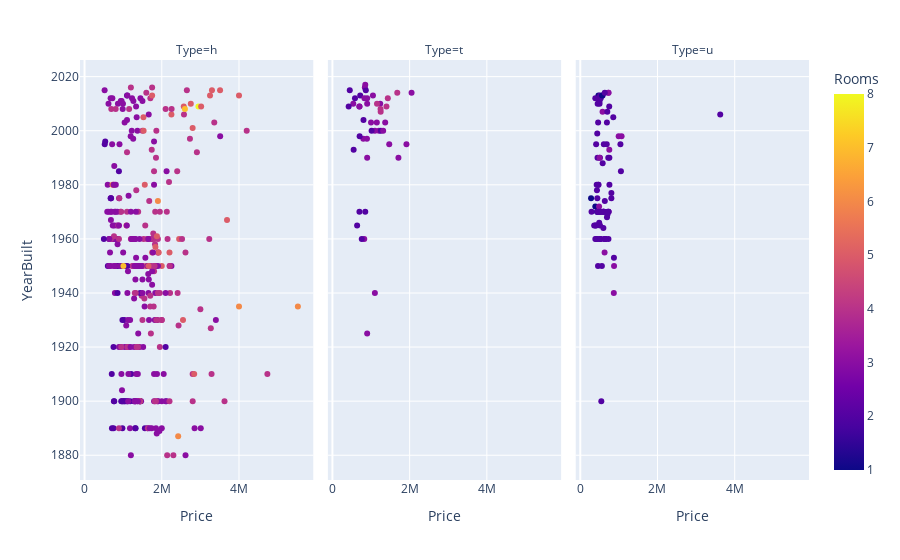

The code cell stored with this chart in its notebook:
### Code cell
fig = px.scatter(melb, x="Price", y="YearBuilt", color="Rooms", facet_col="Type", )
fig.show()

### Figure 1 — Plotly figure (JSON) as saved in the notebook; plotly's stock layout.template omitted (floating-point values rounded to 4 significant figures; data arrays with more than 128 entries replaced by an {"elided": "..."} marker saying what was removed)
{"data": [{"hovertemplate": "Type=h<br>Price=%{x}<br>YearBuilt=%{y}<br>Rooms=%{marker.color}<extra></extra>", "legendgroup": "", "marker": {"color": {"elided": "715 int values"}, "coloraxis": "coloraxis", "symbol": "circle"}, "mode": "markers", "name": "", "orientation": "v", "showlegend": false, "type": "scatter", "x": {"elided": "715 int values"}, "xaxis": "x", "y": {"elided": "715 int values"}, "yaxis": "y"}, {"hovertemplate": "Type=t<br>Price=%{x}<br>YearBuilt=%{y}<br>Rooms=%{marker.color}<extra></extra>", "legendgroup": "", "marker": {"color": [2, 2, 3, 3, 3, 3, 2, 3, 2, 3, 3, 2, 3, 3, 2, 3, 3, 3, 3, 2, 2, 2, 3, 3, 3, 3, 3, 3, 2, 4, 3, 2, 3, 3, 3, 2, 4, 3, 3, 3, 3, 3, 2, 2, 2, 3, 3, 3, 3, 3, 3, 3, 3, 3, 4, 3, 2, 2, 4, 4, 3, 4, 3, 3, 3, 3, 3, 2, 3, 2, 2, 2, 3, 3, 2, 3, 3, 4, 2, 4, 3, 3, 3, 3, 3, 3, 4, 2, 4, 3, 3, 3, 4, 3, 3, 2, 3, 3, 4, 5, 4, 3, 4, 4, 3], "coloraxis": "coloraxis", "symbol": "circle"}, "mode": "markers", "name": "", "orientation": "v", "showlegend": false, "type": "scatter", "x": [745000, 847000, 900000, 962000, 840000, 700000, 420000, 500000, 450000, 760000, 700000, 460000, 540000, 825000, 490000, 715000, 552000, 1550000, 1304000, 805000, 650000, 720000, 800000, 705000, 743000, 650000, 916500, 605100, 421000, 780000, 713500, 640000, 670000, 656000, 590000, 510000, 847500, 640000, 1205000, 1918000, 1586000, 1101000, 490000, 865000, 705000, 1050000, 1000000, 840000, 955000, 2050000, 1340000, 1300000, 968000, 900000, 1250000, 1710000, 700000, 690000, 980000, 1230000, 880000, 1400000, 964000, 900500, 830000, 851000, 880000, 585000, 730000, 550000, 1015000, 1255000, 1400000, 1500000, 760000, 1367000, 788000, 1400000, 700000, 1920000, 1472000, 1100000, 1385000, 1100000, 1315000, 1150000, 1400000, 860000, 1680000, 1137000, 1238000, 1330000, 1230000, 895000, 1020000, 851000, 710000, 900000, 1435000, 1375000, 1155000, 1100000, 1247000, 1435000, 1275000], "xaxis": "x2", "y": [null, null, 2010, null, 2016, 2009, null, null, 2015, null, 2009, null, 2010, 1960, null, null, null, null, null, 2004, null, 2013, 1997, null, null, null, null, null, 2009, null, null, 1965, null, null, null, null, null, null, 2000, 1995, null, 2000, null, 2015, 1998, 2013, 2003, null, null, 2014, null, null, null, 1990, 2007, 1990, 1970, null, null, null, null, null, null, 2012, 2012, 2017, null, 2012, null, 1993, 2000, 2000, null, null, 1960, 2003, null, 2009, null, null, 1995, null, null, 1940, 2000, 2003, null, null, 2014, null, 2010, null, null, 1997, null, 1970, null, 1925, 2012, null, 2010, null, 2008, null, null], "yaxis": "y2"}, {"hovertemplate": "Type=u<br>Price=%{x}<br>YearBuilt=%{y}<br>Rooms=%{marker.color}<extra></extra>", "legendgroup": "", "marker": {"color": {"elided": "180 int values"}, "coloraxis": "coloraxis", "symbol": "circle"}, "mode": "markers", "name": "", "orientation": "v", "showlegend": false, "type": "scatter", "x": {"elided": "180 int values"}, "xaxis": "x3", "y": {"elided": "180 int values"}, "yaxis": "y3"}], "layout": {"annotations": [{"font": {}, "showarrow": false, "text": "Type=h", "x": 0.16, "xanchor": "center", "xref": "paper", "y": 1, "yanchor": "bottom", "yref": "paper"}, {"font": {}, "showarrow": false, "text": "Type=t", "x": 0.5, "xanchor": "center", "xref": "paper", "y": 1, "yanchor": "bottom", "yref": "paper"}, {"font": {}, "showarrow": false, "text": "Type=u", "x": 0.84, "xanchor": "center", "xref": "paper", "y": 1, "yanchor": "bottom", "yref": "paper"}], "coloraxis": {"colorbar": {"title": {"text": "Rooms"}}, "colorscale": [[0, "#0d0887"], [0.1111, "#46039f"], [0.2222, "#7201a8"], [0.3333, "#9c179e"], [0.4444, "#bd3786"], [0.5556, "#d8576b"], [0.6667, "#ed7953"], [0.7778, "#fb9f3a"], [0.8889, "#fdca26"], [1, "#f0f921"]]}, "legend": {"tracegroupgap": 0}, "margin": {"t": 60}, "xaxis": {"anchor": "y", "domain": [0, 0.32], "title": {"text": "Price"}}, "xaxis2": {"anchor": "y2", "domain": [0.34, 0.66], "matches": "x", "title": {"text": "Price"}}, "xaxis3": {"anchor": "y3", "domain": [0.68, 1.0], "matches": "x", "title": {"text": "Price"}}, "yaxis": {"anchor": "x", "domain": [0, 1], "title": {"text": "YearBuilt"}}, "yaxis2": {"anchor": "x2", "domain": [0, 1], "matches": "y", "showticklabels": false}, "yaxis3": {"anchor": "x3", "domain": [0, 1], "matches": "y", "showticklabels": false}}}
